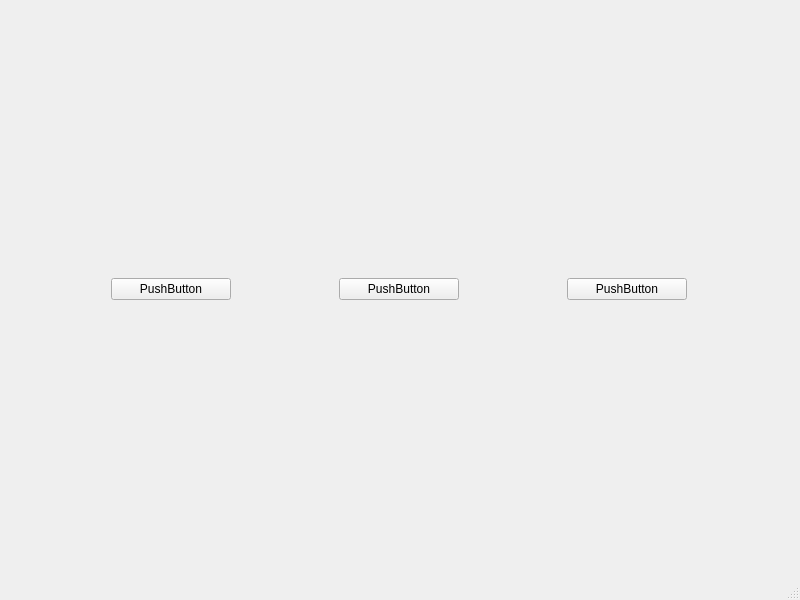
<?xml version="1.0" encoding="UTF-8"?>
<ui version="4.0">
 <class>MainWindow</class>
 <widget class="QMainWindow" name="MainWindow">
  <property name="geometry">
   <rect>
    <x>0</x>
    <y>0</y>
    <width>800</width>
    <height>600</height>
   </rect>
  </property>
  <property name="windowTitle">
   <string>MainWindow</string>
  </property>
  <widget class="QWidget" name="centralwidget">
   <layout class="QHBoxLayout" name="horizontalLayout">
    <item>
     <widget class="QPushButton" name="pushButton">
      <property name="maximumSize">
       <size>
        <width>120</width>
        <height>16777215</height>
       </size>
      </property>
      <property name="text">
       <string>PushButton</string>
      </property>
     </widget>
    </item>
    <item>
     <widget class="QPushButton" name="pushButton_2">
      <property name="maximumSize">
       <size>
        <width>120</width>
        <height>16777215</height>
       </size>
      </property>
      <property name="text">
       <string>PushButton</string>
      </property>
     </widget>
    </item>
    <item>
     <widget class="QPushButton" name="pushButton_3">
      <property name="maximumSize">
       <size>
        <width>120</width>
        <height>16777215</height>
       </size>
      </property>
      <property name="text">
       <string>PushButton</string>
      </property>
     </widget>
    </item>
   </layout>
  </widget>
  <widget class="QMenuBar" name="menubar">
   <property name="geometry">
    <rect>
     <x>0</x>
     <y>0</y>
     <width>800</width>
     <height>26</height>
    </rect>
   </property>
  </widget>
  <widget class="QStatusBar" name="statusbar"/>
 </widget>
 <resources/>
 <connections/>
</ui>
